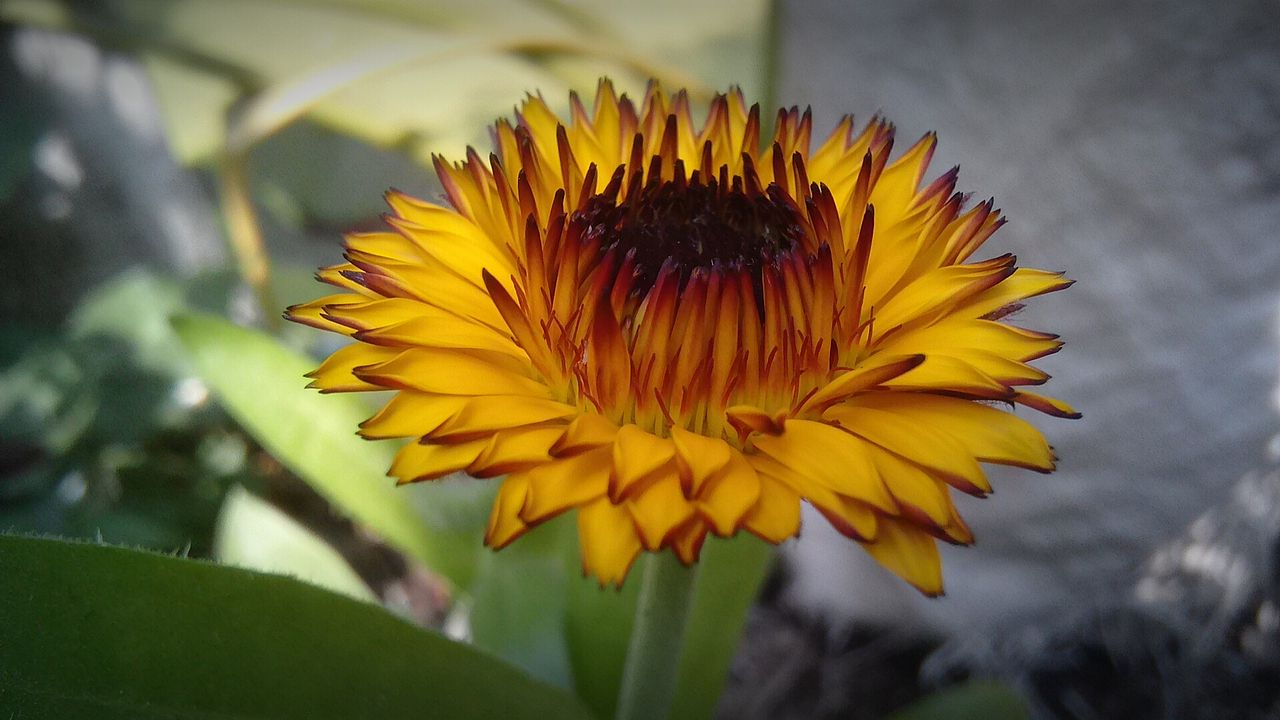
#> input picture Practice/img.jpg, 1280 x 720 px
$ python thinning.py
#> lines starting #> are read from the running program, lines starting #| are printed output that depends on the picture; after the words box and inside, x2 and y2 are one past the last pixel; in counts of white or black regions, pixels touching at a corner belong together
from skimage.morphology import skeletonize, thin
import matplotlib.pyplot as plt
import cv2

# image thinning operation
image = cv2.imread('img.jpg', 0)
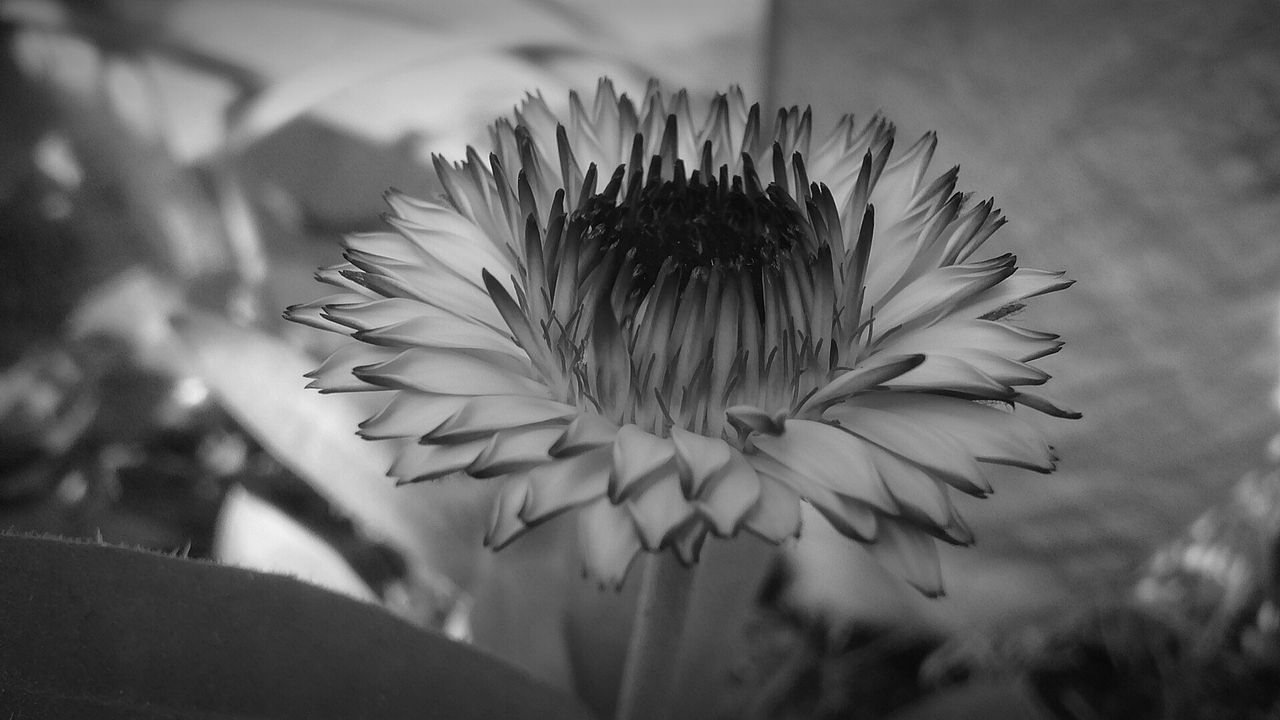
#> image: shape (720, 1280); min 0, max 252, mean 99.9
thinned = thin(image)
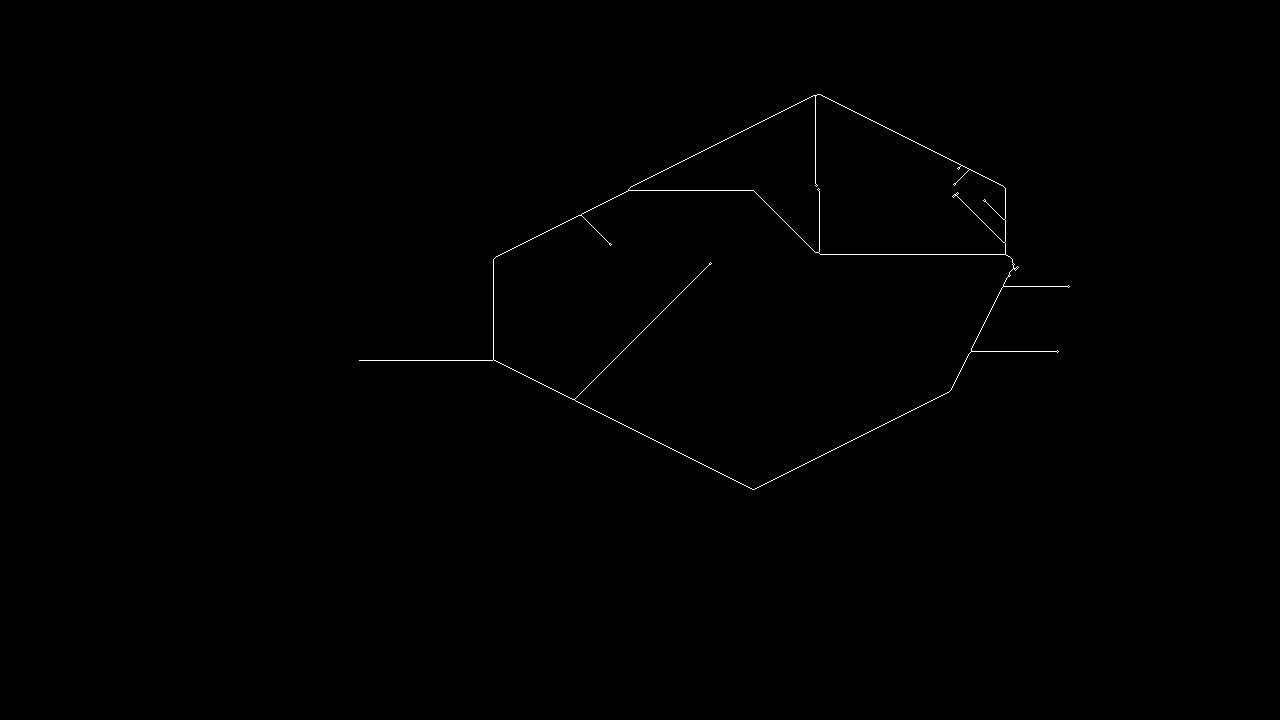
#> thinned: shape (720, 1280) bool; 0.26% white in thin lines or dots, all inside (x1, y1, x2, y2) = (359, 94, 1070, 490)
thinned_partial = thin(image, max_iter=25)
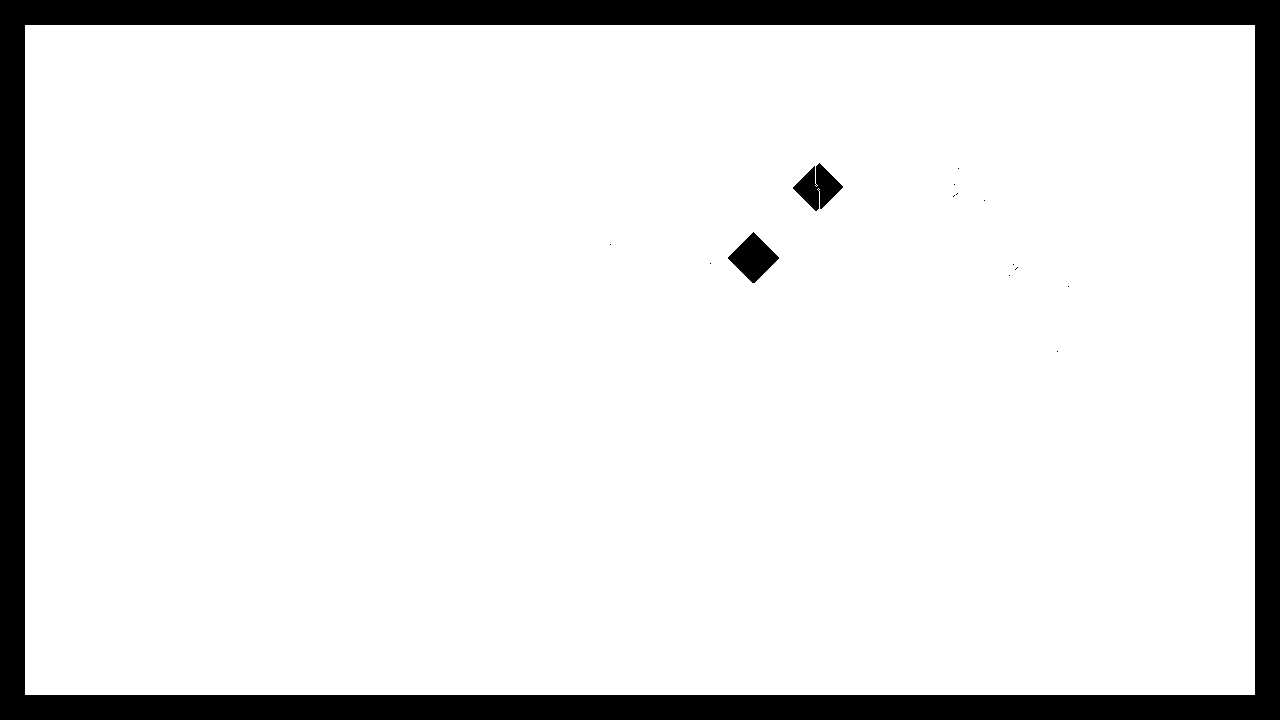
#> thinned_partial: shape (720, 1280) bool; 89.1% white; 15 black regions (12 under 20 px), largest, box (x1, y1, x2, y2) and area: (0, 0, 1280, 720) 97500, (728, 232, 779, 283) 1351, (793, 163, 843, 211) 1239

fig, axes = plt.subplots(1, 2, figsize=(8, 8), sharex=True, sharey=True)
ax = axes.ravel()

ax[0].imshow(thinned, cmap=plt.cm.gray)
ax[0].set_title('thinned')
ax[0].axis('off')

ax[1].imshow(thinned_partial, cmap=plt.cm.gray)
ax[1].set_title('partially thinned')
ax[1].axis('off')

fig.tight_layout()
plt.show()
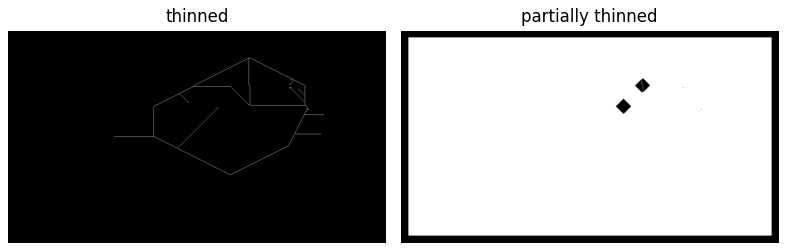
#> figure drawn by matplotlib, 2 panels
